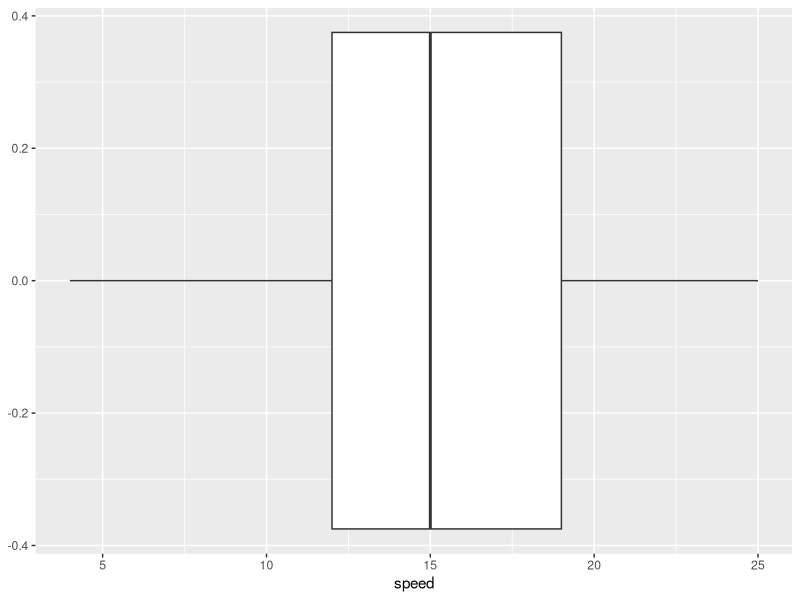

The R script that drew this image:
## ---- chunk 1
#| echo: true
#| eval: true

library(ggplot2)
maria=25
alberto=23 

box_speed <- ggplot(data=(cars), aes(x=speed))+
    geom_boxplot()

print(maria)
print(alberto)
print(box_speed)
